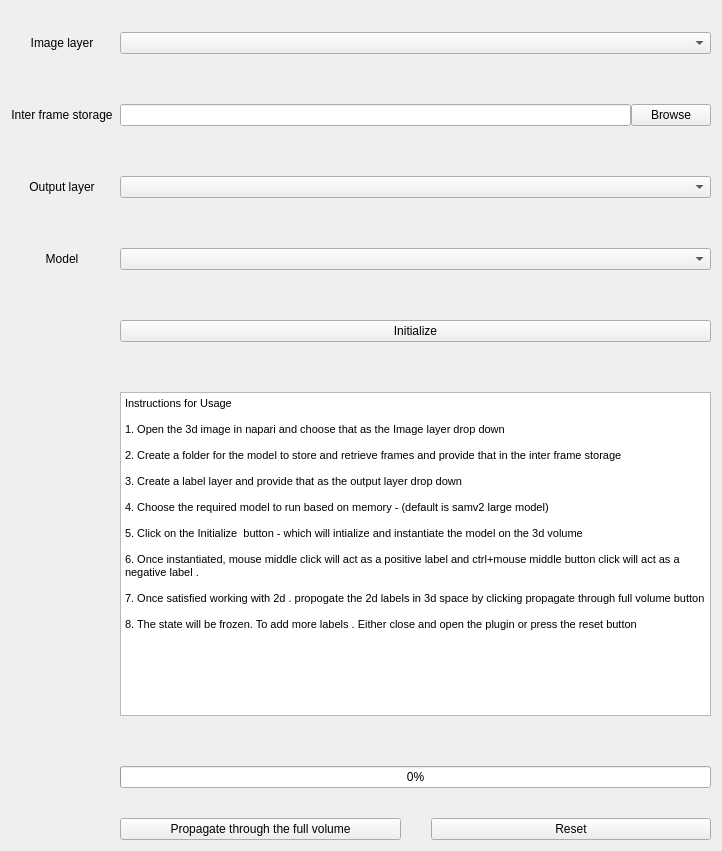
<?xml version="1.0" encoding="UTF-8"?>
<ui version="4.0">
 <class>Form</class>
 <widget class="QWidget" name="Form">
  <property name="geometry">
   <rect>
    <x>0</x>
    <y>0</y>
    <width>722</width>
    <height>851</height>
   </rect>
  </property>
  <property name="windowTitle">
   <string>Form</string>
  </property>
  <layout class="QVBoxLayout" name="verticalLayout_2">
   <item>
    <layout class="QGridLayout" name="gridLayout">
     <property name="topMargin">
      <number>21</number>
     </property>
     <property name="horizontalSpacing">
      <number>7</number>
     </property>
     <property name="verticalSpacing">
      <number>50</number>
     </property>
     <item row="6" column="1">
      <layout class="QHBoxLayout" name="horizontalLayout" stretch="0,0">
       <item>
        <widget class="QLineEdit" name="inter_lineedt"/>
       </item>
       <item>
        <widget class="QPushButton" name="inter_browse_btn">
         <property name="text">
          <string>Browse</string>
         </property>
        </widget>
       </item>
      </layout>
     </item>
     <item row="12" column="1">
      <layout class="QVBoxLayout" name="verticalLayout">
       <property name="spacing">
        <number>30</number>
       </property>
       <item>
        <widget class="QProgressBar" name="Propagation_progress">
         <property name="value">
          <number>0</number>
         </property>
        </widget>
       </item>
       <item>
        <layout class="QHBoxLayout" name="horizontalLayout_14">
         <item>
          <widget class="QPushButton" name="Propagate_btn">
           <property name="text">
            <string>Propagate through the full volume</string>
           </property>
          </widget>
         </item>
         <item>
          <widget class="QPushButton" name="reset_btn">
           <property name="text">
            <string>Reset</string>
           </property>
          </widget>
         </item>
        </layout>
       </item>
      </layout>
     </item>
     <item row="7" column="0">
      <widget class="QLabel" name="Output_label">
       <property name="text">
        <string>Output layer</string>
       </property>
       <property name="alignment">
        <set>Qt::AlignCenter</set>
       </property>
      </widget>
     </item>
     <item row="9" column="1">
      <widget class="QPushButton" name="Initialize_btn">
       <property name="text">
        <string>Initialize</string>
       </property>
      </widget>
     </item>
     <item row="6" column="0">
      <widget class="QLabel" name="Inter_label">
       <property name="text">
        <string>Inter frame storage</string>
       </property>
       <property name="alignment">
        <set>Qt::AlignCenter</set>
       </property>
      </widget>
     </item>
     <item row="4" column="1">
      <layout class="QHBoxLayout" name="horizontalLayout_2">
       <item>
        <widget class="QComboBox" name="Image_layer_combo"/>
       </item>
      </layout>
     </item>
     <item row="4" column="0">
      <widget class="QLabel" name="Image_label">
       <property name="text">
        <string>Image layer</string>
       </property>
       <property name="alignment">
        <set>Qt::AlignCenter</set>
       </property>
      </widget>
     </item>
     <item row="14" column="1">
      <layout class="QHBoxLayout" name="horizontalLayout_16">
       <property name="spacing">
        <number>20</number>
       </property>
      </layout>
     </item>
     <item row="7" column="1">
      <layout class="QHBoxLayout" name="horizontalLayout_5">
       <item>
        <widget class="QComboBox" name="output_layer_combo"/>
       </item>
      </layout>
     </item>
     <item row="10" column="1">
      <layout class="QVBoxLayout" name="verticalLayout_5">
       <property name="spacing">
        <number>50</number>
       </property>
       <item>
        <widget class="QTextEdit" name="textEdit">
         <property name="html">
          <string>&lt;!DOCTYPE HTML PUBLIC &quot;-//W3C//DTD HTML 4.0//EN&quot; &quot;http://www.w3.org/TR/REC-html40/strict.dtd&quot;&gt;
&lt;html&gt;&lt;head&gt;&lt;meta name=&quot;qrichtext&quot; content=&quot;1&quot; /&gt;&lt;style type=&quot;text/css&quot;&gt;
p, li { white-space: pre-wrap; }
&lt;/style&gt;&lt;/head&gt;&lt;body style=&quot; font-family:'MS Shell Dlg 2'; font-size:9.75pt; font-weight:400; font-style:normal;&quot;&gt;
&lt;p style=&quot; margin-top:0px; margin-bottom:0px; margin-left:0px; margin-right:0px; -qt-block-indent:0; text-indent:0px;&quot;&gt;&lt;span style=&quot; font-size:8.25pt;&quot;&gt;Instructions for Usage&lt;/span&gt;&lt;/p&gt;
&lt;p style=&quot;-qt-paragraph-type:empty; margin-top:0px; margin-bottom:0px; margin-left:0px; margin-right:0px; -qt-block-indent:0; text-indent:0px; font-size:8.25pt;&quot;&gt;&lt;br /&gt;&lt;/p&gt;
&lt;p style=&quot; margin-top:0px; margin-bottom:0px; margin-left:0px; margin-right:0px; -qt-block-indent:0; text-indent:0px;&quot;&gt;&lt;span style=&quot; font-size:8.25pt;&quot;&gt;1. Open the 3d image in napari and choose that as the Image layer drop down&lt;/span&gt;&lt;/p&gt;
&lt;p style=&quot;-qt-paragraph-type:empty; margin-top:0px; margin-bottom:0px; margin-left:0px; margin-right:0px; -qt-block-indent:0; text-indent:0px; font-size:8.25pt;&quot;&gt;&lt;br /&gt;&lt;/p&gt;
&lt;p style=&quot; margin-top:0px; margin-bottom:0px; margin-left:0px; margin-right:0px; -qt-block-indent:0; text-indent:0px;&quot;&gt;&lt;span style=&quot; font-size:8.25pt;&quot;&gt;2. Create a folder for the model to store and retrieve frames and provide that in the inter frame storage&lt;/span&gt;&lt;/p&gt;
&lt;p style=&quot;-qt-paragraph-type:empty; margin-top:0px; margin-bottom:0px; margin-left:0px; margin-right:0px; -qt-block-indent:0; text-indent:0px; font-size:8.25pt;&quot;&gt;&lt;br /&gt;&lt;/p&gt;
&lt;p style=&quot; margin-top:0px; margin-bottom:0px; margin-left:0px; margin-right:0px; -qt-block-indent:0; text-indent:0px;&quot;&gt;&lt;span style=&quot; font-size:8.25pt;&quot;&gt;3. Create a label layer and provide that as the output layer drop down&lt;/span&gt;&lt;/p&gt;
&lt;p style=&quot;-qt-paragraph-type:empty; margin-top:0px; margin-bottom:0px; margin-left:0px; margin-right:0px; -qt-block-indent:0; text-indent:0px; font-size:8.25pt;&quot;&gt;&lt;br /&gt;&lt;/p&gt;
&lt;p style=&quot; margin-top:0px; margin-bottom:0px; margin-left:0px; margin-right:0px; -qt-block-indent:0; text-indent:0px;&quot;&gt;&lt;span style=&quot; font-size:8.25pt;&quot;&gt;4. Choose the required model to run based on memory - (default is samv2 large model) &lt;/span&gt;&lt;/p&gt;
&lt;p style=&quot;-qt-paragraph-type:empty; margin-top:0px; margin-bottom:0px; margin-left:0px; margin-right:0px; -qt-block-indent:0; text-indent:0px; font-size:8.25pt;&quot;&gt;&lt;br /&gt;&lt;/p&gt;
&lt;p style=&quot; margin-top:0px; margin-bottom:0px; margin-left:0px; margin-right:0px; -qt-block-indent:0; text-indent:0px;&quot;&gt;&lt;span style=&quot; font-size:8.25pt;&quot;&gt;5. Click on the Initialize  button - which will intialize and instantiate the model on the 3d volume&lt;/span&gt;&lt;/p&gt;
&lt;p style=&quot;-qt-paragraph-type:empty; margin-top:0px; margin-bottom:0px; margin-left:0px; margin-right:0px; -qt-block-indent:0; text-indent:0px; font-size:8.25pt;&quot;&gt;&lt;br /&gt;&lt;/p&gt;
&lt;p style=&quot; margin-top:0px; margin-bottom:0px; margin-left:0px; margin-right:0px; -qt-block-indent:0; text-indent:0px;&quot;&gt;&lt;span style=&quot; font-size:8.25pt;&quot;&gt;6. Once instantiated, mouse middle click will act as a positive label and ctrl+mouse middle button click will act as a negative label .&lt;/span&gt;&lt;/p&gt;
&lt;p style=&quot;-qt-paragraph-type:empty; margin-top:0px; margin-bottom:0px; margin-left:0px; margin-right:0px; -qt-block-indent:0; text-indent:0px; font-size:8.25pt;&quot;&gt;&lt;br /&gt;&lt;/p&gt;
&lt;p style=&quot; margin-top:0px; margin-bottom:0px; margin-left:0px; margin-right:0px; -qt-block-indent:0; text-indent:0px;&quot;&gt;&lt;span style=&quot; font-size:8.25pt;&quot;&gt;7. Once satisfied working with 2d . propogate the 2d labels in 3d space by clicking propagate through full volume button&lt;/span&gt;&lt;/p&gt;
&lt;p style=&quot;-qt-paragraph-type:empty; margin-top:0px; margin-bottom:0px; margin-left:0px; margin-right:0px; -qt-block-indent:0; text-indent:0px; font-size:8.25pt;&quot;&gt;&lt;br /&gt;&lt;/p&gt;
&lt;p style=&quot; margin-top:0px; margin-bottom:0px; margin-left:0px; margin-right:0px; -qt-block-indent:0; text-indent:0px;&quot;&gt;&lt;span style=&quot; font-size:8.25pt;&quot;&gt;8. The state will be frozen. To add more labels . Either close and open the plugin or press the reset button&lt;/span&gt;&lt;/p&gt;&lt;/body&gt;&lt;/html&gt;</string>
         </property>
        </widget>
       </item>
      </layout>
     </item>
     <item row="8" column="0">
      <widget class="QLabel" name="label">
       <property name="text">
        <string>Model</string>
       </property>
       <property name="alignment">
        <set>Qt::AlignCenter</set>
       </property>
      </widget>
     </item>
     <item row="8" column="1">
      <widget class="QComboBox" name="model_cbbox"/>
     </item>
    </layout>
   </item>
  </layout>
 </widget>
 <resources/>
 <connections/>
</ui>
